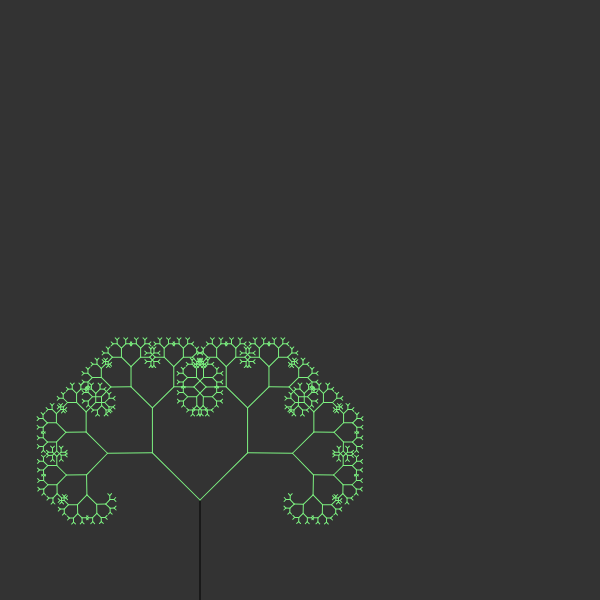
Frame 1 (no input)
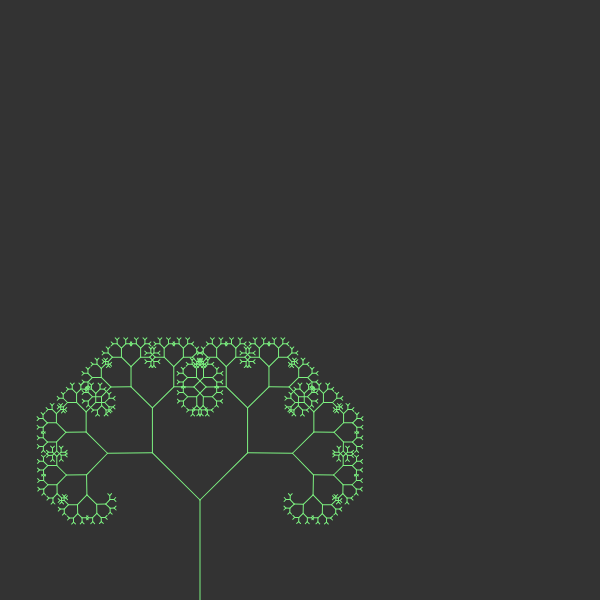
Frame 60 (no input)
Frame 120 (the mouse pressed at the canvas centre since frame 60): identical to frame 60, image omitted

The p5.js sketch that drew these frames (run headless with seeded random() and noise() and a simulated clock; from frame 60 on, the mouse is pressed at the canvas centre):

// p5.js sketch
// ── sketch.js
var angle = 0;
var slider;

function setup() {
  createCanvas(600, 600);
  slider = createSlider(0, TWO_PI, PI / 4, 0.01);
}

function draw() {
  background(51);
  angle = slider.value();
  
  translate(200, height);
  branch(100);
}

function branch(len) {
  line(0, 0, 0, -len);
  stroke(125,242,129);
  translate(0, -len);
  if (len > 4) {
    push();
   // pop()
    rotate(angle);
    branch(len * 0.67);
    pop();
    push();
  rotate(-angle);
  branch(len * 0.67)
    pop();
  }
}
